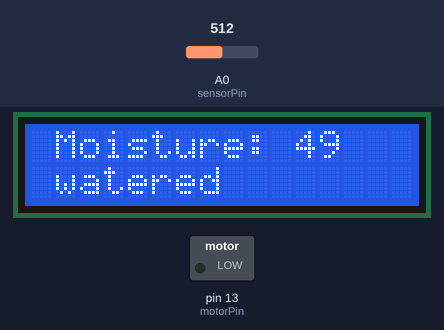
Simulated run of this sketch. Board: Arduino Uno, built with avr-gcc and run on an emulated ATmega328P. Parts: 16×2 character LCD, switched loads named in the sketch (green lamp = pin HIGH). The inputs (shaded band) are chosen by the test bench; at power-on: A0 (sensorPin) = 512. What the sketch prints to the serial monitor is not drawn.

Above: at 1.2 s.
1.3 s: A0 (sensorPin) set to 802
At 2.7 s:
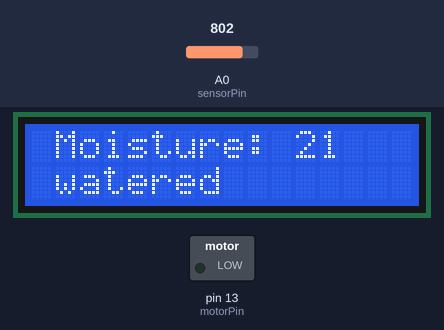
3.4 s: A0 (sensorPin) set to 832
At 5.8 s:
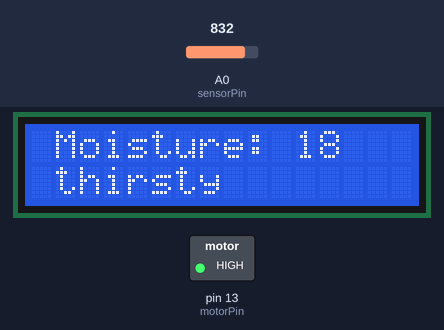
6.7 s: A0 (sensorPin) set to 306
At 9.7 s:
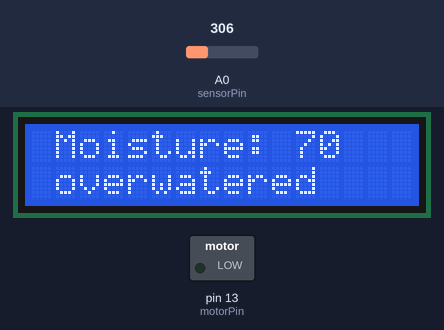
Timing chart, 0 to 11.2 s (numbered marks = the images above; inputs shaded):
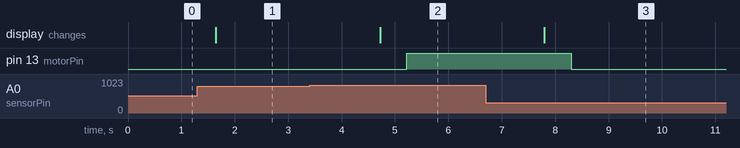

Measured:
- the behaviour switches between 818 and 819 on A0 (sensorPin) (found by bisection; images 1 and 2)
- after the input at 1.3 s, the display: changes after 0.34 s (image 1)
- after the input at 3.4 s, pin 13 (motorPin): LOW → HIGH after 1.8 s; the display: changes after 1.3 s (image 2)
- after the input at 6.7 s, pin 13 (motorPin): HIGH → LOW after 1.6 s; the display: changes after 1.1 s (image 3)

The sketch:

Arduino-code.ino
```cpp
#include <Wire.h>
#include <LiquidCrystal_I2C.h>

const int sensorPin=A0;                           //A0 is the input pin for the soil moisture sensor//
const int motorPin=13;                            //digital 13 is the output pin for the motor//
LiquidCrystal_I2C lcd(0x27,16,2);                 //connect SDA of LCD to A4 and SCL to A5//

void setup()
{
  pinMode(motorPin,OUTPUT);                      // setup motorPin as output//
  pinMode(sensorPin, INPUT);                    // set up sensorPin as input//
  lcd.init();                                   // initialize LCD//
  lcd.backlight();                              // setup LCD backlight//
  Serial.begin(9600);                           //setup serial monitor//
  digitalWrite(13,LOW);                         // initialize motor by keeping it off//
}

void loop()
{
  int sensorValue;                              //sensorValue- a variable to store input value of the sensor //

  sensorValue = analogRead(sensorPin);          // read the input value of the sensor //
  sensorValue=map(sensorValue,1023,0,0,100);    // input value are 1023-0 hence mapped them to 0-100 range//
  lcd.setCursor(1,0);                           // set cursor of lcd to 1st column and 0 row//
  lcd.print("Moisture: ");                      // print moisture on lcd//
  lcd.print(sensorValue);
  lcd.print("                 ");
  lcd.setCursor(1,1);                           // set cursor of lcd to 1st column and 1st row//

  Serial.print("moisture:");                    // print moisture on serial monitor if connected to the laptop //
  Serial.print(sensorValue);
  Serial.println("%");

  if (sensorValue>=20 && sensorValue<=55)
  {
    Serial.println("this plant is watered properly");
    lcd.print("watered    ");
    delay(500);
    digitalWrite(motorPin,LOW);                 // keep motor off as water isnt needed//
  }

  else if (sensorValue>55)
  {
      Serial.println("this plant is overwatered");
      lcd.print("overwatered");
      delay(500);
      digitalWrite(motorPin,LOW);              // keep motor off as water isnt needed//
  }
  else if(sensorValue<20)
  {
      Serial.println("this plant is thirsty");
      lcd.print("thirsty    ");
      delay(500);
      digitalWrite(motorPin,HIGH);            // switch motor on as plants need more water //
  }
   delay(1000);                               // taking input every second//
}
```
